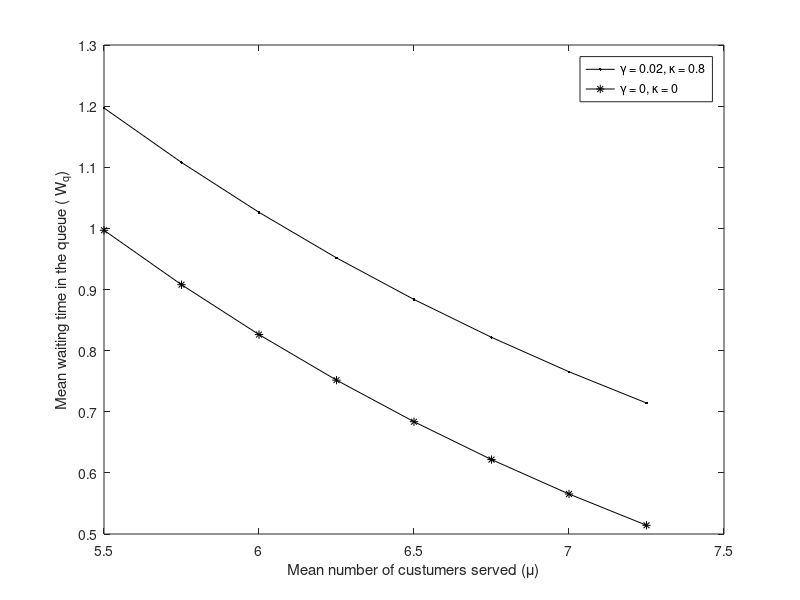

This chart was generated by the following MATLAB code:
%% Graph of Optimal service rate mu^* vs Expected waiting times
close all;
clear;
%%Fi=Fi(beta,lambda,mu,alpha,r,xi,eta,gamma,kappa,N);
%For beta=0.3; lambda=11.17; alpha=0.029; r=0.4; eta=0.0588; xi=0.015; D=6;gamma=0.02;kappa=0.8; N=89; 
mu=[7.25 7 6.75 6.5 6.25 6 5.75 5.5];
Wq1=[0.71429	0.76543	0.82176	0.8837	0.95172	1.02628	1.10786	1.19692];
Wq2=[0.51429	0.56543	0.62176	0.6837	0.75172	0.82628	0.90786	0.99692];
plot(mu,Wq1,'black .-',mu,Wq2,'black *-');
legend('\gamma = 0.02, \kappa = 0.8','\gamma = 0, \kappa = 0');
xlabel('Mean number of custumers served (\mu)'); hold on
ylabel('Mean waiting time in the queue ( W_q)'); hold on
%title('Optimal service rate Vs Expecete waiting time'); hold on 
%%%%%%%%%%%%%%%%%%%%%%%%%%%%%%%%%%%%%%%%%%%%%%%%%%%%%%%%%%%%
%%%%%%%%%%%%%%%%%%%%%%%%%%%%%%%%%%%%%%%%%%%%%%%%%%%%%%%%%%%%

  



  
  
